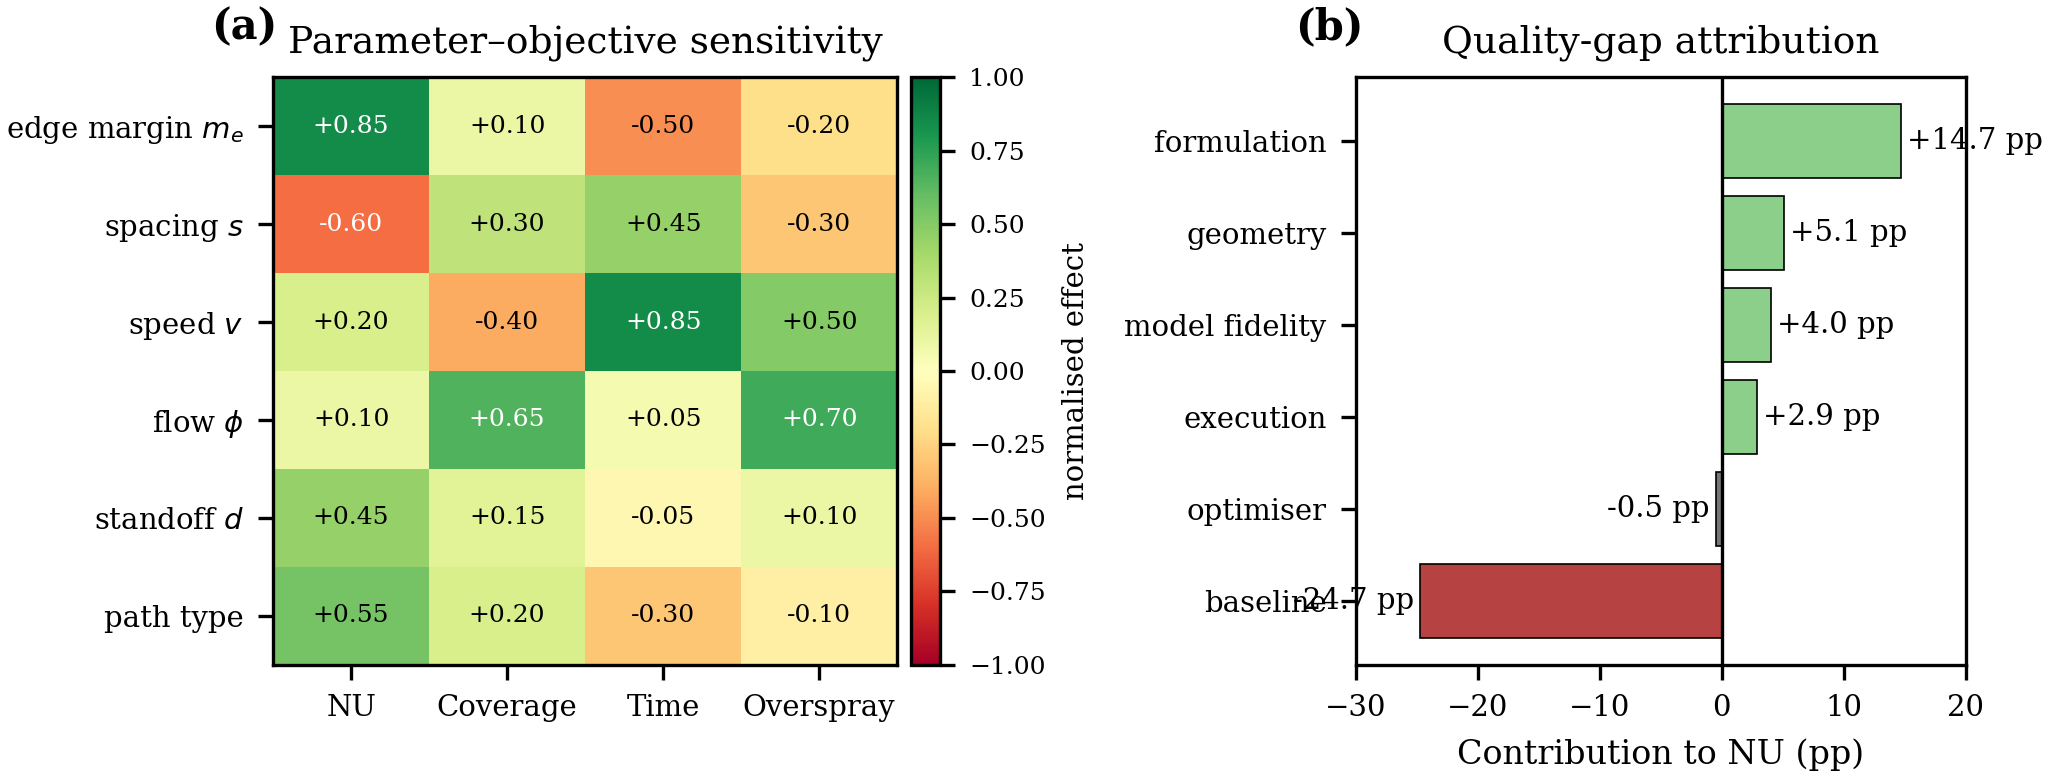

Python code for this plot:
"""Figure 8 fix — visually differentiate (a) sensitivity vs (b) attribution.

Original problem: (a) sensitivity heatmap-style bars and (b) attribution
horizontal bars use the same monochrome style, so the two panels look
like one chart at first glance.

Fixed:
  (a) Sensitivity → diverging colormap heatmap (variables × objectives)
      Green = beneficial direction, Red = harmful direction, magnitude
      encoded by saturation
  (b) Attribution → stacked +/- bar with green/red, magnitude on x-axis,
      clear distinction between positive contributions (helps) and
      negative ones (hurts)

The bottom workflow row from the original Figure 8 is retained as the
contribution-closure summary (it is removed from Figure 1 instead — see
revision_notes.md P0-1).

Numbers are illustrative; replace with your actual sensitivity matrix
and attribution decomposition.
"""
import matplotlib.pyplot as plt
import numpy as np

from matplotlib_settings import SEMANTIC, add_panel_label, apply_paper_style, figsize, save


# (a) Sensitivity: 6 variables × 4 objectives
VARIABLES = [
    "edge margin $m_e$",
    "spacing $s$",
    "speed $v$",
    "flow $\\phi$",
    "standoff $d$",
    "path type",
]
OBJECTIVES = ["NU", "Coverage", "Time", "Overspray"]
# rows = variables, cols = objectives; sign indicates direction of beneficial change
# positive = increasing this var improves the objective; negative = harms
SENSITIVITY = np.array([
    [+0.85, +0.10, -0.50, -0.20],  # edge margin (negative is uniform mode)
    [-0.60, +0.30, +0.45, -0.30],  # spacing
    [+0.20, -0.40, +0.85, +0.50],  # speed
    [+0.10, +0.65, +0.05, +0.70],  # flow
    [+0.45, +0.15, -0.05, +0.10],  # standoff
    [+0.55, +0.20, -0.30, -0.10],  # path type
])

# (b) Attribution: contribution to overall NU gap
ATTRIBUTION = [
    ("formulation", +14.7, "positive"),
    ("geometry",    +5.1,  "positive"),
    ("model fidelity", +4.0, "positive"),
    ("execution",   +2.9,  "positive"),
    ("optimiser",   -0.5,  "small"),
    ("baseline",    -24.7, "negative"),
]


def panel_a_sensitivity(ax):
    im = ax.imshow(SENSITIVITY, cmap="RdYlGn", vmin=-1, vmax=1, aspect="auto")
    ax.set_xticks(range(len(OBJECTIVES)))
    ax.set_xticklabels(OBJECTIVES)
    ax.set_yticks(range(len(VARIABLES)))
    ax.set_yticklabels(VARIABLES)
    for i in range(len(VARIABLES)):
        for j in range(len(OBJECTIVES)):
            v = SENSITIVITY[i, j]
            ax.text(j, i, f"{v:+.2f}",
                    ha="center", va="center",
                    fontsize=plt.rcParams["font.size"] - 2,
                    color="white" if abs(v) > 0.55 else "black")
    cb = plt.colorbar(im, ax=ax, fraction=0.05, pad=0.02)
    cb.set_label("normalised effect", fontsize=plt.rcParams["font.size"] - 1)
    cb.ax.tick_params(labelsize=plt.rcParams["font.size"] - 2)
    ax.set_title("Parameter–objective sensitivity")


def panel_b_attribution(ax):
    labels = [a[0] for a in ATTRIBUTION]
    values = [a[1] for a in ATTRIBUTION]
    colors = []
    for lab, v, kind in ATTRIBUTION:
        if kind == "negative":
            colors.append(SEMANTIC["baseline"])
        elif kind == "small":
            colors.append(SEMANTIC["neutral"])
        else:
            colors.append(SEMANTIC["variant"])
    y = np.arange(len(labels))[::-1]
    bars = ax.barh(y, values, color=colors,
                   edgecolor="black", linewidth=0.4)
    ax.axvline(0, color="black", linewidth=0.8)
    ax.set_yticks(y)
    ax.set_yticklabels(labels)
    for i, v in enumerate(values):
        ax.text(v + (0.5 if v > 0 else -0.5), y[i],
                f"{v:+.1f} pp",
                ha="left" if v > 0 else "right", va="center",
                fontsize=plt.rcParams["font.size"] - 1)
    ax.set_xlabel("Contribution to NU (pp)")
    ax.set_xlim(-30, 20)
    ax.set_title("Quality-gap attribution")


def main():
    apply_paper_style(venue="ieee")
    fig, axes = plt.subplots(1, 2, figsize=figsize("double", aspect=0.40),
                              gridspec_kw={"width_ratios": [1.1, 1]})
    panel_a_sensitivity(axes[0])
    panel_b_attribution(axes[1])
    for ax, lbl in zip(axes, ["(a)", "(b)"]):
        add_panel_label(ax, lbl, loc="top-left-outside")
    fig.tight_layout()
    save(fig, "/tmp/paper_fixes/figures/figure_8_differentiated.pdf")


if __name__ == "__main__":
    main()
